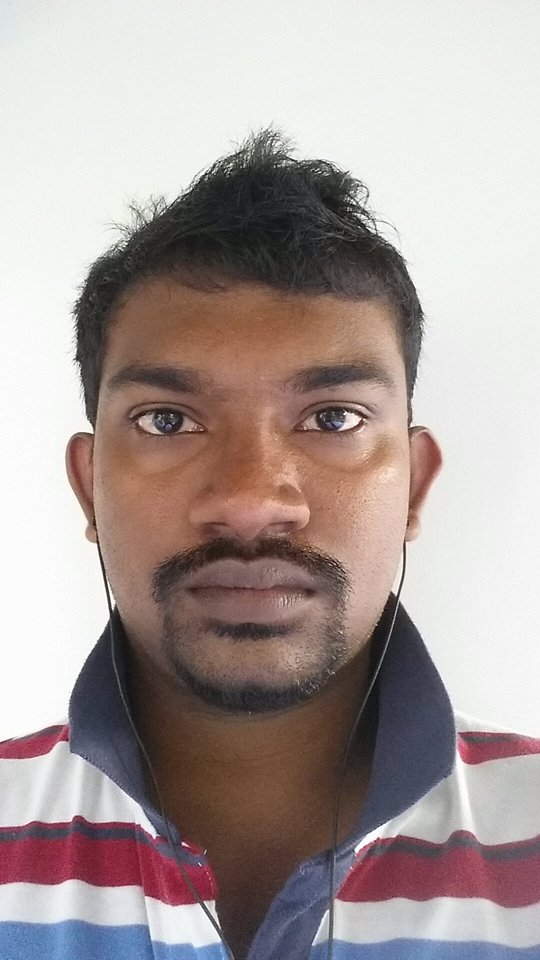
#> input picture media/face.jpg, 540 x 960 px
$ python face_spec.py
#> lines starting #> are read from the running program, lines starting #| are printed output that depends on the picture; after the words box and inside, x2 and y2 are one past the last pixel; in counts of white or black regions, pixels touching at a corner belong together
import cv2
import numpy as np

def process_image(face="media/face.jpg", frame="media/spec.png"):
#> called with face = 'media/face.jpg', frame = 'media/spec.png'
  face_cascade = cv2.CascadeClassifier(cv2.data.haarcascades + "haarcascade_frontalface_alt.xml")
  eye_cascade = cv2.CascadeClassifier(cv2.data.haarcascades + "haarcascade_eye.xml")

  # read both the images of the face and the glasses
  image = cv2.imread(face)
#> image is the input picture: shape (960, 540, 3); mean B, G, R 156.5, 159, 171
  image = cv2.resize(image, (0,0), fx=0.8, fy=0.8)
#> image: shape (768, 432, 3)

  glass_img = cv2.imread(frame)
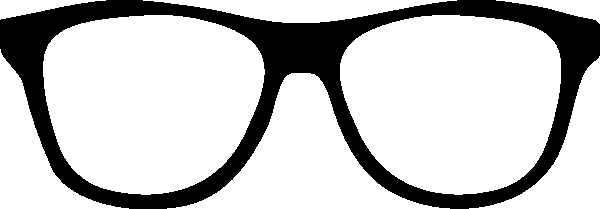
#> input picture media/spec.png, 600 x 209 px
#> glass_img is the input picture: shape (209, 600, 3); 77.1% white; 1 black region, box (x1, y1, x2, y2) and area: (0, 0, 600, 209) 28730

  gray  = cv2.cvtColor(image, cv2.COLOR_BGR2GRAY)
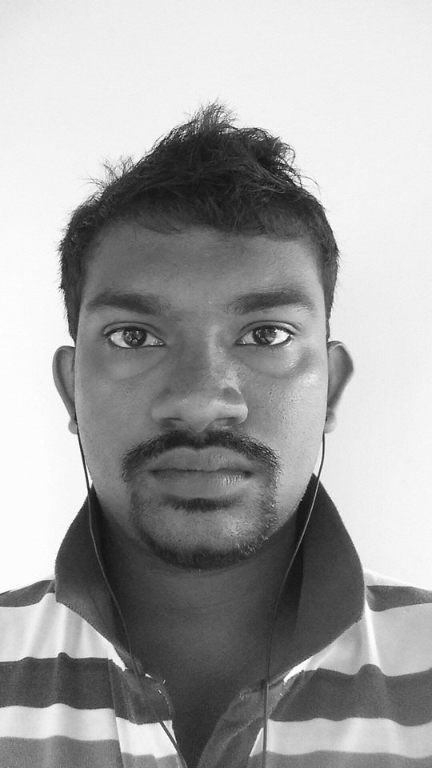
#> gray: shape (768, 432); min 11, max 254, mean 162.2

  centers=[]
  faces = face_cascade.detectMultiScale(gray,1.3,5)
#> faces = [[35, 213, 328, 328]]

  # iterating over the face detected
  for (x,y,w,h) in faces:

    #create two Regions of Interest.
    roi_gray = gray[y:y+h, x:x+w]
    roi_color = image[y:y+h, x:x+w]
    eyes = eye_cascade.detectMultiScale(roi_gray)

    # Store the cordinates of eyes in the image to the 'center' array
    for (ex,ey,ew,eh) in eyes:
      centers.append((x+int(ex+0.5*ew), y+int(ey+0.5*eh)))
#> this loop made 1 pass
#> (x, y, w, h, eyes) on pass 1: (35, 213, 328, 328, [[59, 88, 72, 72], [191, 89, 66, 66]])
#> pass 1, in process_image, `roi_gray = gray[y:y+h, x:x+w]`:
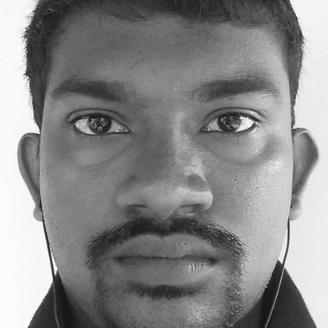
#> roi_gray: shape (328, 328); min 12, max 254, mean 136.1
#> pass 1, in process_image, `roi_color = image[y:y+h, x:x+w]`:
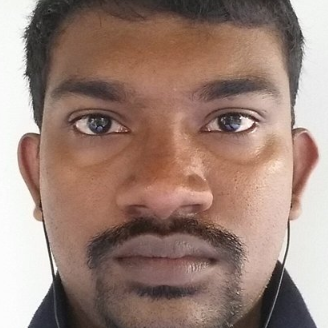
#> roi_color: shape (328, 328, 3); mean B, G, R 119.1, 129.7, 155.3
#> after the loop, centers = [(130, 337), (259, 335)]

  if len(centers)>0:

    # change the given value of 2.15 according to the size of the detected face
    glasses_width = 2.16*abs(centers[1][0]-centers[0][0])
#> glasses_width = 278.6
    overlay_img = np.ones(image.shape,np.uint8)*255
    h,w = glass_img.shape[:2]
#> h = 209; w = 600
    scaling_factor = glasses_width/w
#> scaling_factor = 0.464
    overlay_glasses = cv2.resize(glass_img,None,fx=scaling_factor,fy=scaling_factor,interpolation=cv2.INTER_AREA)
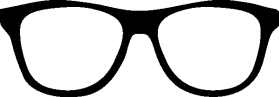
#> overlay_glasses: shape (97, 279, 3); min 0, max 255, mean 196.6

    x = centers[0][0] if centers[0][0]<centers[1][0] else centers[1][0]
#> x = 130

    # The x and y variables  below depend upon the size of the detected face.
    x -=  0.26*overlay_glasses.shape[1]
#> x = 57.46
    y +=  0.85*overlay_glasses.shape[0]
#> y = 295.4

    #slice the height, width of the overlay image.
    h,  w = overlay_glasses.shape[:2]
#> h = 97; w = 279
    overlay_img[int(y):int(y+h),  int(x):int(x+w)]  = overlay_glasses
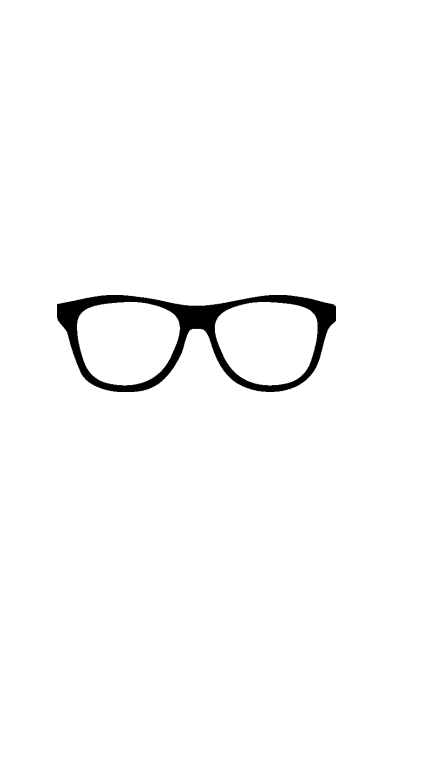
#> overlay_img: shape (768, 432, 3); min 0, max 255, mean 250.2

    # Create a mask and generate it's inverse.
    gray_glasses  = cv2.cvtColor(overlay_img, cv2.COLOR_BGR2GRAY)
    ret,  mask  = cv2.threshold(gray_glasses, 110,  255,  cv2.THRESH_BINARY)
#> mask: shape (768, 432); 98.2% white; 1 black region, box (x1, y1, x2, y2) and area: (57, 295, 336, 392) 6125
    mask_inv  = cv2.bitwise_not(mask)
    temp  = cv2.bitwise_and(image,  image,  mask=mask)
    temp2 = cv2.bitwise_and(overlay_img,  overlay_img,  mask=mask_inv)
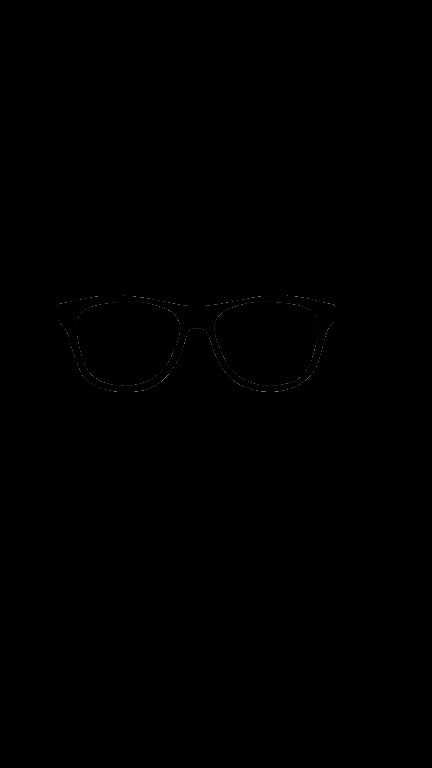
#> temp2: shape (768, 432, 3); min 0, max 110, mean 0.1
    final_img = cv2.add(temp, temp2)

    #final_img = cv2.resize(final_img, (1366, 768))
    # cv2.imshow('Lets wear Glasses', final_img)
    cv2.imwrite( "media/output.jpg", final_img)
    cv2.waitKey()
    cv2.destroyAllWindows()


process_image()
